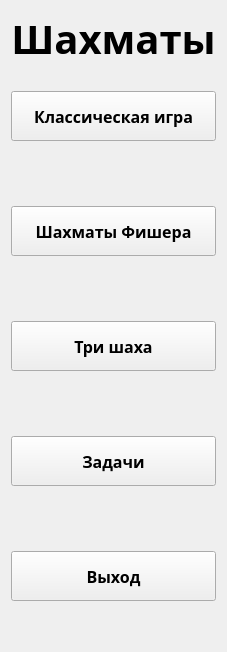
         <widget class="QWidget" name="page">
          <layout class="QVBoxLayout" name="verticalLayout" stretch="20,19,0,19,0,19,0,19,0,19,0">
           <property name="spacing">
            <number>25</number>
           </property>
           <property name="leftMargin">
            <number>11</number>
           </property>
           <property name="topMargin">
            <number>11</number>
           </property>
           <property name="rightMargin">
            <number>11</number>
           </property>
           <property name="bottomMargin">
            <number>11</number>
           </property>
           <item>
            <widget class="QLabel" name="chess_title">
             <property name="enabled">
              <bool>true</bool>
             </property>
             <property name="maximumSize">
              <size>
               <width>16777215</width>
               <height>16777215</height>
              </size>
             </property>
             <property name="font">
              <font>
               <family>Segoe UI Black</family>
               <pointsize>30</pointsize>
               <bold>true</bold>
               <kerning>true</kerning>
              </font>
             </property>
             <property name="text">
              <string>Шахматы</string>
             </property>
             <property name="textFormat">
              <enum>Qt::TextFormat::AutoText</enum>
             </property>
             <property name="alignment">
              <set>Qt::AlignmentFlag::AlignHCenter|Qt::AlignmentFlag::AlignTop</set>
             </property>
            </widget>
           </item>
           <item>
            <widget class="QPushButton" name="ClassicGameButton">
             <property name="sizePolicy">
              <sizepolicy hsizetype="Preferred" vsizetype="Preferred">
               <horstretch>0</horstretch>
               <verstretch>0</verstretch>
              </sizepolicy>
             </property>
             <property name="minimumSize">
              <size>
               <width>0</width>
               <height>50</height>
              </size>
             </property>
             <property name="maximumSize">
              <size>
               <width>16777215</width>
               <height>100</height>
              </size>
             </property>
             <property name="font">
              <font>
               <family>Segoe UI Semibold</family>
               <pointsize>12</pointsize>
               <bold>true</bold>
              </font>
             </property>
             <property name="layoutDirection">
              <enum>Qt::LayoutDirection::LeftToRight</enum>
             </property>
             <property name="text">
              <string>Классическая игра</string>
             </property>
             <property name="icon">
              <iconset resource="res.qrc">
               <normaloff>:/icons/icons/ClassicGameBIcon.svg</normaloff>:/icons/icons/ClassicGameBIcon.svg</iconset>
             </property>
             <property name="iconSize">
              <size>
               <width>25</width>
               <height>24</height>
              </size>
             </property>
             <property name="flat">
              <bool>false</bool>
             </property>
            </widget>
           </item>
           <item>
            <spacer name="verticalSpacer_5">
             <property name="orientation">
              <enum>Qt::Orientation::Vertical</enum>
             </property>
             <property name="sizeHint" stdset="0">
              <size>
               <width>20</width>
               <height>40</height>
              </size>
             </property>
            </spacer>
           </item>
           <item>
            <widget class="QPushButton" name="FischerChessButton">
             <property name="sizePolicy">
              <sizepolicy hsizetype="Preferred" vsizetype="Preferred">
               <horstretch>0</horstretch>
               <verstretch>0</verstretch>
              </sizepolicy>
             </property>
             <property name="minimumSize">
              <size>
               <width>0</width>
               <height>50</height>
              </size>
             </property>
             <property name="maximumSize">
              <size>
               <width>16777215</width>
               <height>100</height>
              </size>
             </property>
             <property name="font">
              <font>
               <family>Segoe UI Semibold</family>
               <pointsize>12</pointsize>
               <bold>true</bold>
              </font>
             </property>
             <property name="text">
              <string>Шахматы Фишера</string>
             </property>
             <property name="icon">
              <iconset resource="res.qrc">
               <normaloff>:/icons/icons/FischerIcon.svg</normaloff>:/icons/icons/FischerIcon.svg</iconset>
             </property>
             <property name="iconSize">
              <size>
               <width>25</width>
               <height>25</height>
              </size>
             </property>
             <property name="flat">
              <bool>false</bool>
             </property>
            </widget>
           </item>
           <item>
            <spacer name="verticalSpacer_4">
             <property name="orientation">
              <enum>Qt::Orientation::Vertical</enum>
             </property>
             <property name="sizeHint" stdset="0">
              <size>
               <width>20</width>
               <height>40</height>
              </size>
             </property>
            </spacer>
           </item>
           <item>
            <widget class="QPushButton" name="ThreeCheckButton">
             <property name="sizePolicy">
              <sizepolicy hsizetype="Preferred" vsizetype="Preferred">
               <horstretch>0</horstretch>
               <verstretch>0</verstretch>
              </sizepolicy>
             </property>
             <property name="minimumSize">
              <size>
               <width>0</width>
               <height>50</height>
              </size>
             </property>
             <property name="maximumSize">
              <size>
               <width>16777215</width>
               <height>100</height>
              </size>
             </property>
             <property name="font">
              <font>
               <family>Segoe UI Semibold</family>
               <pointsize>12</pointsize>
               <bold>true</bold>
              </font>
             </property>
             <property name="text">
              <string>Три шаха</string>
             </property>
             <property name="icon">
              <iconset resource="res.qrc">
               <normaloff>:/icons/icons/ThreeCheckButtonIcon.svg</normaloff>:/icons/icons/ThreeCheckButtonIcon.svg</iconset>
             </property>
             <property name="iconSize">
              <size>
               <width>25</width>
               <height>25</height>
              </size>
             </property>
             <property name="flat">
              <bool>false</bool>
             </property>
            </widget>
           </item>
           <item>
            <spacer name="verticalSpacer_3">
             <property name="orientation">
              <enum>Qt::Orientation::Vertical</enum>
             </property>
             <property name="sizeHint" stdset="0">
              <size>
               <width>20</width>
               <height>40</height>
              </size>
             </property>
            </spacer>
           </item>
           <item>
            <widget class="QPushButton" name="PuzzleButton">
             <property name="sizePolicy">
              <sizepolicy hsizetype="Preferred" vsizetype="Preferred">
               <horstretch>0</horstretch>
               <verstretch>0</verstretch>
              </sizepolicy>
             </property>
             <property name="minimumSize">
              <size>
               <width>0</width>
               <height>50</height>
              </size>
             </property>
             <property name="maximumSize">
              <size>
               <width>16777215</width>
               <height>100</height>
              </size>
             </property>
             <property name="font">
              <font>
               <family>Segoe UI Semibold</family>
               <pointsize>12</pointsize>
               <bold>true</bold>
              </font>
             </property>
             <property name="text">
              <string>Задачи</string>
             </property>
             <property name="icon">
              <iconset resource="res.qrc">
               <normaloff>:/icons/icons/PuzzlesButtonIcon.svg</normaloff>:/icons/icons/PuzzlesButtonIcon.svg</iconset>
             </property>
             <property name="iconSize">
              <size>
               <width>25</width>
               <height>25</height>
              </size>
             </property>
             <property name="flat">
              <bool>false</bool>
             </property>
            </widget>
           </item>
           <item>
            <spacer name="verticalSpacer_2">
             <property name="orientation">
              <enum>Qt::Orientation::Vertical</enum>
             </property>
             <property name="sizeHint" stdset="0">
              <size>
               <width>20</width>
               <height>40</height>
              </size>
             </property>
            </spacer>
           </item>
           <item>
            <widget class="QPushButton" name="QuitButton">
             <property name="sizePolicy">
              <sizepolicy hsizetype="Preferred" vsizetype="Preferred">
               <horstretch>0</horstretch>
               <verstretch>0</verstretch>
              </sizepolicy>
             </property>
             <property name="minimumSize">
              <size>
               <width>0</width>
               <height>50</height>
              </size>
             </property>
             <property name="maximumSize">
              <size>
               <width>16777215</width>
               <height>100</height>
              </size>
             </property>
             <property name="font">
              <font>
               <family>Segoe UI Semibold</family>
               <pointsize>12</pointsize>
               <bold>true</bold>
              </font>
             </property>
             <property name="text">
              <string>Выход</string>
             </property>
             <property name="icon">
              <iconset resource="res.qrc">
               <normaloff>:/icons/icons/ExitButtonIcon.svg</normaloff>:/icons/icons/ExitButtonIcon.svg</iconset>
             </property>
             <property name="iconSize">
              <size>
               <width>25</width>
               <height>25</height>
              </size>
             </property>
             <property name="flat">
              <bool>false</bool>
             </property>
            </widget>
           </item>
           <item>
            <spacer name="verticalSpacer">
             <property name="orientation">
              <enum>Qt::Orientation::Vertical</enum>
             </property>
             <property name="sizeHint" stdset="0">
              <size>
               <width>20</width>
               <height>40</height>
              </size>
             </property>
            </spacer>
           </item>
          </layout>
         </widget>
